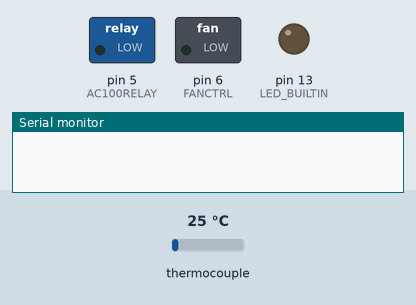
This sketch was run on a simulated Arduino Leonardo, built with avr-gcc and run on an emulated ATmega32U4. Shown: switched loads named in the sketch (green lamp = pin HIGH), output pins drawn as LEDs (lit = HIGH), the last lines printed to the serial monitor. The test bench sets the inputs (shaded band); at power-on: thermocouple 25 °C.

Above: at 0.1 s.
At 1.6 s:
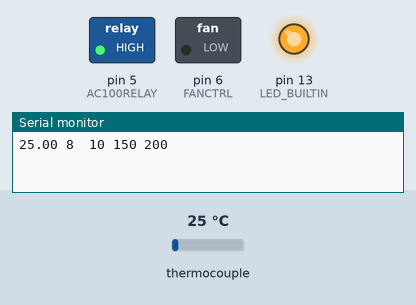
Timing chart, 0 to 3.1 s (numbered marks = the images above):
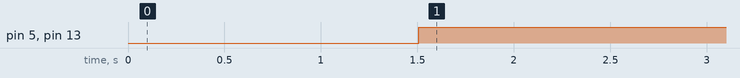

Measured:
- by itself, pin 5 (AC100RELAY), pin 13 (LED_BUILTIN): LOW → HIGH at 1.5 s

The sketch:

AC100V-Relay-ctrl.ino
```cpp
/*
 *   Adafruit Thermocouple Sensor w/MAX31855K
 *   https://www.adafruit.com/products/269
 */

#include <SPI.h>
#include "Adafruit_MAX31855.h"

/* ========================================================================= */

int target0 = 60;
int target1 = 150;
int target2 = 180;
int target3 = 200;
int upward_inertia1 = 20;
int soaking_duration = 90;
int upward_inertia3 = 15;
int reflow_duration = 15;
int reflow2_denominator = 3;
int reflow2_duration = 30;
double radiation_rate = 0.7;

#define AC100RELAY 5
#define FANCTRL 6
#define MAXCS   7

//#define DBEUG_SERIAL_MONITOR
//#define DEBUG_ON_OFF
//#define DEBUG_FANCTRL
//#define DEBUG_STATE

/* ========================================================================= */

enum {
  STAT_START,
  STAT_PRECOOLDOWN,
  STAT_PREHEAT,
  STAT_SOAK,
  STAT_SOAK2,
  STAT_REFLOW,
  STAT_REFLOW2,
  STAT_COOLDOWN,
  STAT_COOLDOWN2,
  STAT_END
};

Adafruit_MAX31855 thermocouple(MAXCS);
int state;
int count = 0;
int soaking_start;
int reflow_start;
int reflow2_start;

#define MEMSIZE 20
float mem[MEMSIZE];
int d0, d1, D;

// the setup function runs once when you press reset or power the board
void setup() {
  Serial.begin(9600);
#ifdef DBEUG_SERIAL_MONITOR
  while (!Serial) delay(1); // wait for Serial on Leonardo/Zero, etc
  Serial.println("Hello!");
#endif

  // initialize digital pin LED_BUILTIN as an output.
  pinMode(LED_BUILTIN, OUTPUT);
  pinMode(AC100RELAY, OUTPUT);
  pinMode(FANCTRL, OUTPUT);

  // wait for MAX chip to stabilize
  delay(500);

#ifdef DBEUG_SERIAL_MONITOR
  // basic readout test, just print the current temp
  Serial.print("Internal Temp = ");
  Serial.println(thermocouple.readInternal());
#endif

  state = STAT_PRECOOLDOWN;
}

double temperatureTrend(double duration = MEMSIZE-1)
{
  int d;

  d = (int)(duration + 0.5);
  if (MEMSIZE-1 < d) {
    d = MEMSIZE-1;
  }

#ifdef DBEUG_SERIAL_MONITOR
  for (int i = 0; i < MEMSIZE; i++) {
    Serial.print("mem[now-");
    Serial.print(i);
    Serial.print("] = ");
    Serial.println(mem[(count - i)%MEMSIZE]);
  }

  Serial.print("cur temp=");
  Serial.println(mem[count%MEMSIZE]);
  Serial.print("old temp=");
  Serial.println(mem[(count - d)%MEMSIZE]);
#endif

  return ((double)(mem[count%MEMSIZE] - mem[(count - d)%MEMSIZE]) / d);
}

// the loop function runs over and over again forever
void loop() {
  bool heater_on = false;
  bool fan_on = false;

  count++;
  //Serial.print(count);
  //Serial.print(" ");

  double c = 0;
  for (int i = 0; i < 10; i++) {
    c += thermocouple.readCelsius();
    delay(100);
  }
  c /= 10;

  mem[count % MEMSIZE] = c;

  if (isnan(c)) {
    Serial.println("Something wrong with thermocouple!");
    heater_on = false;
  } else {
    switch (state) {
    case STAT_PRECOOLDOWN:
      if (c < target0) {
        heater_on = true;
        state = STAT_PREHEAT;
      } else {
        fan_on = true;
      }
      break;
    case STAT_PREHEAT:
      if (c < target1 - upward_inertia1) {
        heater_on = true;
      } else {
        heater_on = false;
        state = STAT_SOAK;
        soaking_start = count;
        double tr_max = temperatureTrend(5) + radiation_rate;
        double tr_tgt = (double)(target2 - target1) / soaking_duration + radiation_rate;
        d0 = 100;
        d1 = tr_max / tr_tgt * d0;
        D = d1/2;
#ifdef DBEUG_SERIAL_MONITOR
	Serial.print("temperatureTrend()=");
	Serial.println(t);
	Serial.print("target rate=");
	Serial.println((double)(target2 - target1) / soaking_duration);
	Serial.print("d0=");
	Serial.println(d0);
	Serial.print("d1=");
	Serial.println(d1);
#endif
      }
      break;
    case STAT_SOAK:
      if (c < target2) {
          heater_on = true;
      }
      if (soaking_start + soaking_duration < count) {
        state = STAT_SOAK2;
      }
      break;
    case STAT_SOAK2:
      if (c < target2) {
        state = STAT_REFLOW;
        reflow_start = count;
      }
      break;
    case STAT_REFLOW:
      if (c < target3 - upward_inertia3 || count <= reflow_start + reflow_duration) {
        heater_on = true;
      } else {
        state = STAT_REFLOW2;
        reflow2_start = count;
      }
      break;
    case STAT_REFLOW2:
      heater_on = true;
      if (reflow2_start + reflow2_duration < count) {
        heater_on = false;
        state = STAT_COOLDOWN;
      }
      break;
    case STAT_COOLDOWN:
      if (c < target2) {
        state = STAT_COOLDOWN2;
      }
      break;
    case STAT_COOLDOWN2:
      if (c < target0) {
        state = STAT_END;
      } else {
        fan_on = true;
      }
      break;
    case STAT_END:
      // do nothing
      break;
    }
  }

  if (state == STAT_SOAK && heater_on) {
    if ((D -= d0) < 0) {
      D += d1;
      heater_on = true;
    } else {
      heater_on = false;
    }
  }
  if (state == STAT_REFLOW2 && heater_on) {
    heater_on = (count % reflow2_denominator) == 0 ? true : false;
  }

#ifdef DEBUG_ON_OFF
  fan_on = (count/10)%2;
  heater_on = (count/3)%2;
#endif

  if (state != STAT_END) {
    Serial.print(c);
    Serial.print(" ");
    Serial.print(heater_on ? "8 " : "3 ");
    Serial.print(" ");
    Serial.print(fan_on ? "15 " : "10 ");
    Serial.print(target1);
    Serial.print(" ");
    Serial.print(target3);
#ifdef DEBUG_STATE
    Serial.print(" ");
    Serial.print(state * 5 + 15);
#endif
#ifdef DEBUG_FANCTRL
    Serial.print(" ");
    Serial.print(analogRead(A0)*5.0/1024*10);
    Serial.print(" ");
    Serial.print(analogRead(A1)*5.0/1024*10);
    Serial.print(" ");
    Serial.print(analogRead(A2)*5.0/1024*10);
    Serial.print(" ");
    Serial.print(analogRead(A3)*5.0/1024*10);
#endif
    Serial.println("");
  }

  if (heater_on) {
    digitalWrite(LED_BUILTIN, HIGH);   // turn the LED on (HIGH is the voltage level)
    digitalWrite(AC100RELAY, HIGH);
  } else {
    digitalWrite(LED_BUILTIN, LOW);    // turn the LED off by making the voltage LOW
    digitalWrite(AC100RELAY, LOW);
  }

  if (fan_on) {
    digitalWrite(FANCTRL, HIGH);
  } else {
    digitalWrite(FANCTRL, LOW);
  }
}
```
